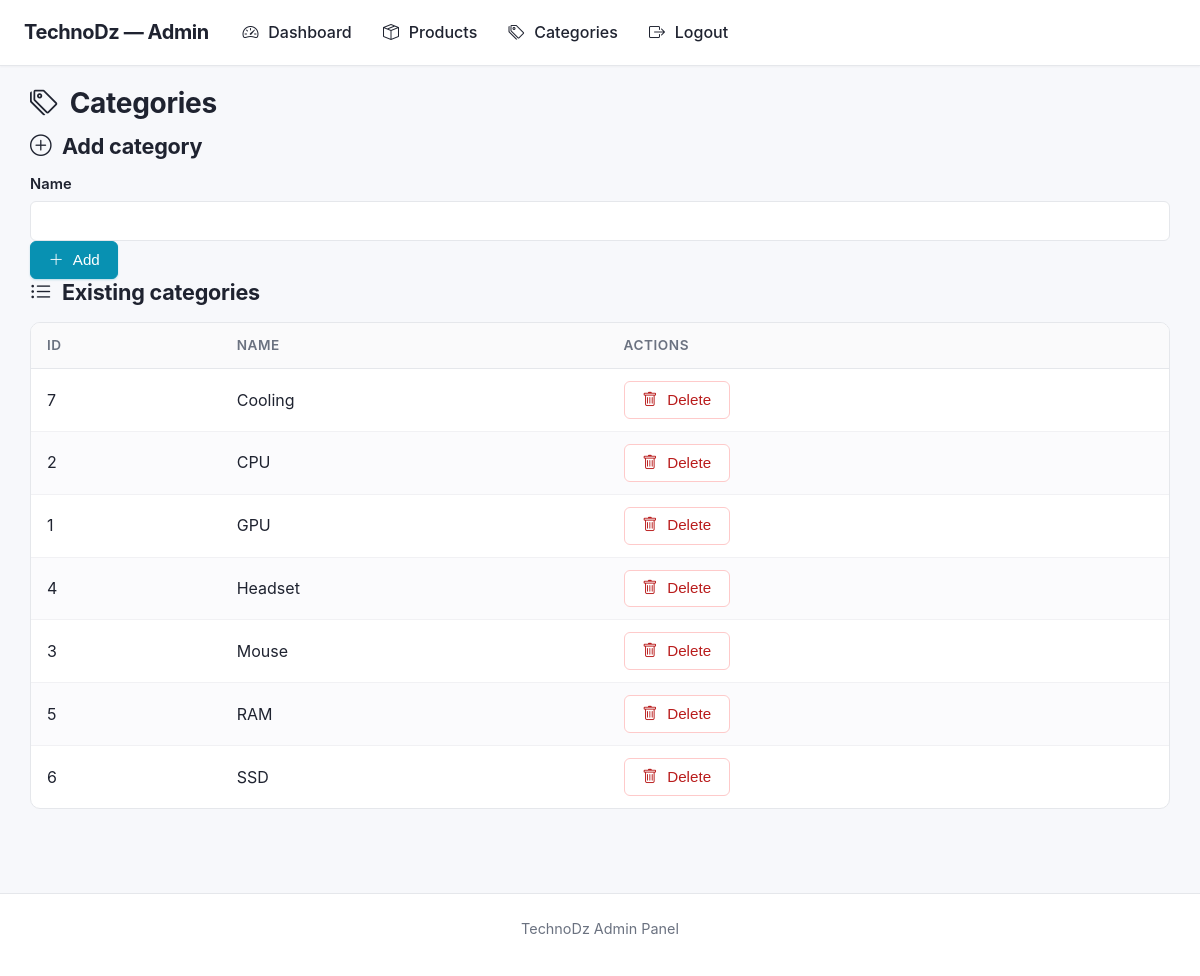
The app's page /admin/categories.php (signed in) with its own data.
### tables this page shows
CREATE TABLE categories (
  id   INT UNSIGNED AUTO_INCREMENT PRIMARY KEY,
  name VARCHAR(80) NOT NULL UNIQUE
);

### includes/helpers.php (called while the page is built, shortened)
<?php
function h($s) {
    return htmlspecialchars((string)$s, ENT_QUOTES, 'UTF-8');
}

### admin/categories.php (the view, shortened to what this page needs)
<?php
require_once __DIR__ . '/../includes/db.php';
require_once __DIR__ . '/../includes/helpers.php';
$list = $conn->prepare('SELECT id, name FROM categories ORDER BY name');
$list->execute();
$res = $list->get_result();
$categories = [];
while ($row = $res->fetch_assoc()) {
    $categories[] = $row;
}
require __DIR__ . '/includes/admin_header.php';
?>
<h1><i class="bi bi-tags"></i> Categories</h1>
<h2><i class="bi bi-plus-circle"></i> Add category</h2>
<form method="post" action="<?= BASE_URL ?>/admin/categories.php" class="form-inline">
    <label for="add_name">Name</label>
    <input type="text" id="add_name" name="add_name" required maxlength="80">
    <button type="submit" class="btn btn-primary"><i class="bi bi-plus-lg"></i> Add</button>
</form>
<h2><i class="bi bi-list-ul"></i> Existing categories</h2>
<?php if (empty($categories)): ?>
    <p>No categories yet.</p>
<?php else: ?>
    <table>
        <thead>
            <tr>
                <th>ID</th>
                <th>Name</th>
                <th>Actions</th>
            </tr>
        </thead>
        <tbody>
            <?php foreach ($categories as $cat): ?>
                <tr>
                    <td><?= h($cat['id']) ?></td>
                    <td><?= h($cat['name']) ?></td>
                    <td>
                        <form method="post"
                              action="<?= BASE_URL ?>/admin/categories.php"
                              class="js-confirm-delete"
                              style="display:inline">
                            <button type="submit" class="btn btn-danger"><i class="bi bi-trash"></i> Delete</button>
                        </form>
                    </td>
                </tr>
            <?php endforeach; ?>
        </tbody>
    </table>
<?php endif; ?>
<?php require __DIR__ . '/includes/admin_footer.php'; ?>

### assets/css/style.css (style rules this page uses)
*, *::before, *::after { box-sizing: border-box; }
:root { --brand: #0891b2; --brand-dark: #0e7490; --brand-soft: #ecfeff; --brand-soft-bd:#cffafe; --brand-deep: #155e75; --brand-rgb: 8, 145, 178; --text: #1f2330; --text-muted: #6b7280; --border: #e5e7eb; --border-soft: #f1f1f4; --bg: #f7f8fb; --bg-card: #ffffff; --shadow-sm: 0 1px 2px rgba(15, 23, 42, 0.04); --shadow: 0 4px 14px rgba(15, 23, 42, 0.06); --shadow-lg: 0 12px 28px rgba(15, 23, 42, 0.10); --radius: 10px; --radius-sm: 6px; --ok: #16a34a; --ok-bg: #ecfdf5; --ok-bd: #bbf7d0; --err: #b91c1c; --err-bg: #fef2f2; --err-bd: #fecaca; }
html { scroll-behavior: smooth; }
body { background: var(--bg); color: var(--text); font-family: "Inter", system-ui, -apple-system, "Segoe UI", Roboto, Arial, sans-serif; margin: 0; line-height: 1.55; min-height: 100vh; display: flex; flex-direction: column; }
h1, h2, h3 { margin: 0 0 0.75rem 0; line-height: 1.25; letter-spacing: -0.01em; }
h1 { font-size: 1.75rem; }
h2 { font-size: 1.35rem; }
.btn { display: inline-block; padding: 0.55rem 1.1rem; background: #fff; color: var(--text); border: 1px solid var(--border); border-radius: var(--radius-sm); cursor: pointer; font-size: 0.95rem; font-weight: 500; line-height: 1.2; text-decoration: none; transition: background 0.15s, border-color 0.15s, color 0.15s, transform 0.05s; }
.btn-primary { background: var(--brand); color: #fff; border-color: var(--brand); box-shadow: 0 1px 2px rgba(var(--brand-rgb), 0.25); }
.btn-danger { background: #fff; color: var(--err); border-color: var(--err-bd); }
form label { display: block; margin-top: 0.85rem; font-weight: 600; font-size: 0.92rem; color: var(--text); }
form input[type="text"], form input[type="email"], form input[type="password"], form input[type="number"], form input[type="file"], form select, form textarea { display: block; width: 100%; padding: 0.6rem 0.75rem; margin-top: 0.3rem; border: 1px solid var(--border); border-radius: var(--radius-sm); background: #fff; font-size: 0.95rem; font-family: inherit; transition: border-color 0.15s, box-shadow 0.15s; }
table { width: 100%; border-collapse: separate; border-spacing: 0; margin: 1rem 0; background: var(--bg-card); border: 1px solid var(--border); border-radius: var(--radius); overflow: hidden; }
th, td { padding: 0.75rem 1rem; text-align: left; border-bottom: 1px solid var(--border-soft); vertical-align: middle; }
tr:last-child td { border-bottom: 0; }
th { background: #fafafb; font-weight: 600; font-size: 0.85rem; color: var(--text-muted); text-transform: uppercase; letter-spacing: 0.04em; border-bottom: 1px solid var(--border); }
tbody tr:nth-child(even) { background: #fbfbfd; }
.site-header .site-nav a i, .site-nav .nav-links a i, .btn i, .flash i, h1 i, h2 i, h3 i, form label i { margin-right: 0.35rem; }

### records on screen
categories: id "7", name "Cooling"
categories: id "2", name "CPU"
categories: id "1", name "GPU"
categories: id "4", name "Headset"
categories: id "3", name "Mouse"
categories: id "5", name "RAM"
categories: id "6", name "SSD"
